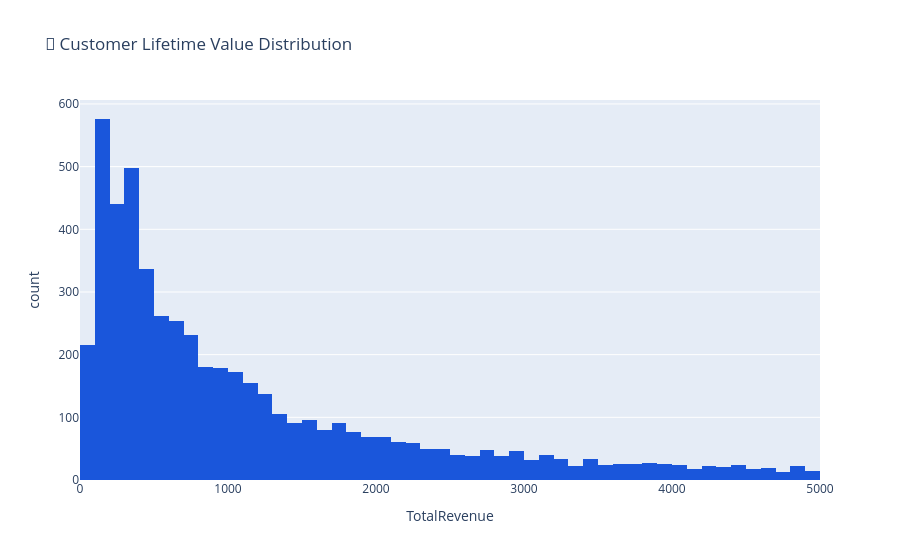

The code cell stored with this chart in its notebook:
### Code cell
clv = df.groupby('customer_id')['revenue'].sum().reset_index()
clv.columns = ['customer_id', 'TotalRevenue']
fig = px.histogram(clv[clv['TotalRevenue'] < 5000],
                   x='TotalRevenue', nbins=50,
                   title='💎 Customer Lifetime Value Distribution',
                   color_discrete_sequence=['#1a56db'])
fig.show()

### Figure 1 — Plotly figure (JSON) as saved in the notebook; plotly's stock layout.template omitted (floating-point values rounded to 4 significant figures; data arrays with more than 128 entries replaced by an {"elided": "..."} marker saying what was removed)
{"data": [{"bingroup": "x", "hovertemplate": "TotalRevenue=%{x}<br>count=%{y}<extra></extra>", "legendgroup": "", "marker": {"color": "#1a56db", "pattern": {"shape": ""}}, "name": "", "nbinsx": 50, "orientation": "v", "showlegend": false, "type": "histogram", "x": {"elided": "5233 float values"}, "xaxis": "x", "yaxis": "y"}], "layout": {"barmode": "relative", "legend": {"tracegroupgap": 0}, "title": {"text": "💎 Customer Lifetime Value Distribution"}, "xaxis": {"anchor": "y", "domain": [0, 1], "title": {"text": "TotalRevenue"}}, "yaxis": {"anchor": "x", "domain": [0, 1], "title": {"text": "count"}}}}
